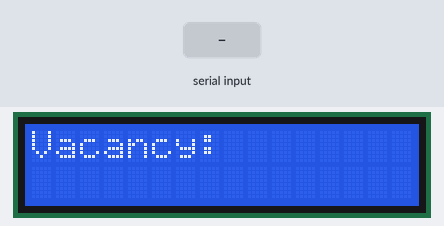
The sketch below on a simulated Arduino Uno, built with avr-gcc and run on an emulated ATmega328P. Parts: 16×2 character LCD. The test bench sets the inputs (shaded band). What the sketch prints to the serial monitor is not drawn.

Above: at 2.2 s.
2.3 s: "1" received over Serial
At 4.7 s:
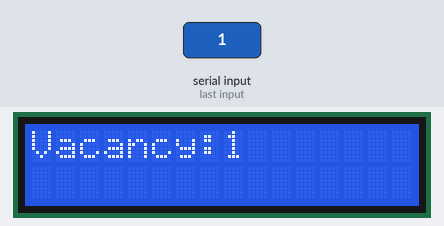
5.0 s: "0" received over Serial
At 6.8 s:
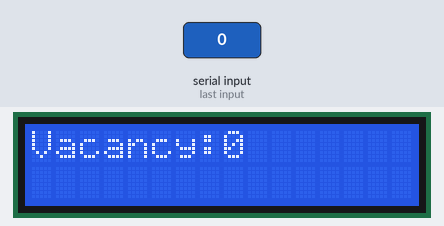
7.5 s: "2" received over Serial
At 10.0 s:
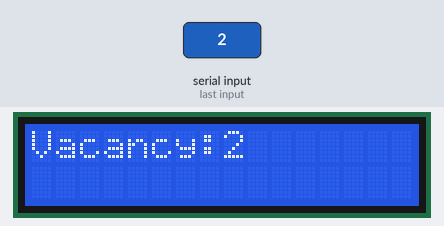
Timing chart, 0 to 11.5 s (numbered marks = the images above; inputs shaded):
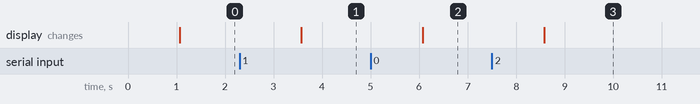

Measured:
- after the input at 2.3 s, the display: changes after 1.3 s (image 1)
- after the input at 5.0 s, the display: changes after 1.1 s (image 2)
- after the input at 7.5 s, the display: changes after 1.1 s (image 3)

The sketch:

LCD.ino
```cpp
#include <LiquidCrystal.h>
LiquidCrystal lcd(12, 11, 10, 9, 8, 7);

String incomingByte;
void setup()
{
  lcd.begin(16,2);
  lcd.clear();
  delay(1000);
  Serial.begin(9600);
}

void loop ()
{
  if (Serial.available() > 0) {
    incomingByte=Serial.readString();
    int length = incomingByte.length();
    incomingByte = incomingByte.substring(0,length-2);
    Serial.println(incomingByte);
   }
  lcd.setCursor(0, 0) ;
  String show = "Vacancy:" +incomingByte;
  lcd.print(show);
  lcd.setCursor(0, 1) ;
  lcd.print("");
  delay(500);
}
```
